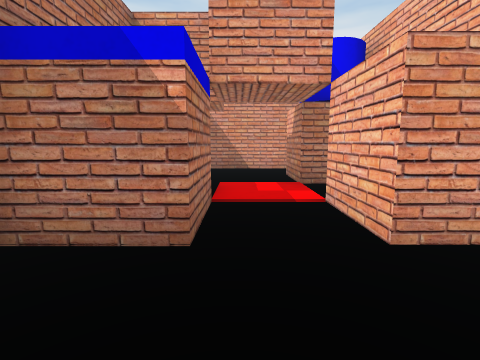
[1] (above)

12 first-person views from a walk through a 3-D level made in the Unity game engine. The camera is 0.51 m above the floor, tilts 8° down and sees 85° across. The floor is counted in squares, 0.5 m on a side. Each view is taken from the middle of a square. On the plan, view 1 faces up. The plan holds only what a view shows up to about 11 squares ahead; the rest is blank.

[2]
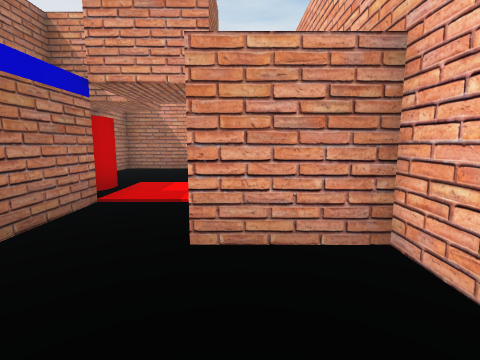

[3]
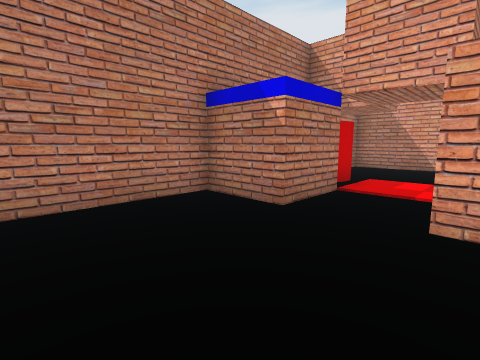

[4]
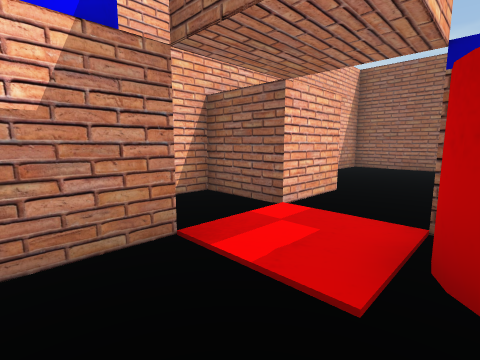

[5]
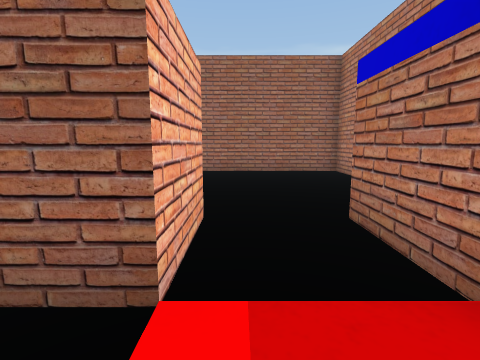

[6]
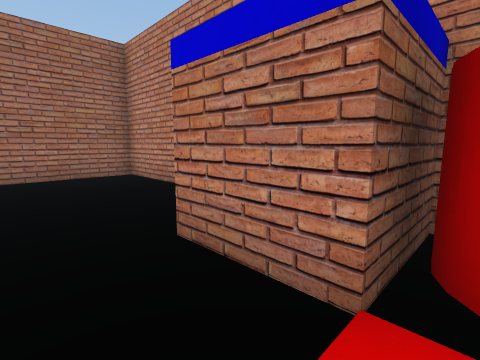

[7]
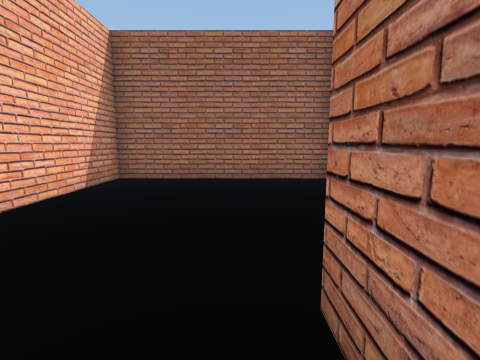

[8]
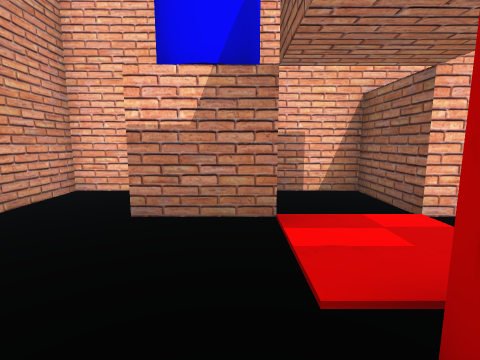

[9]
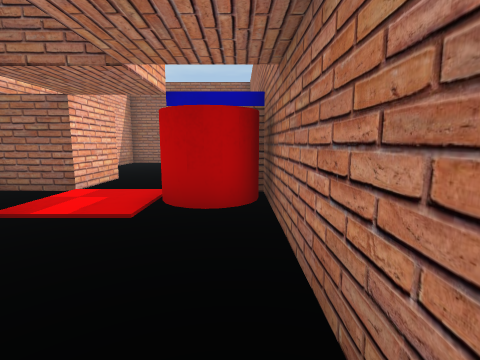

[10]
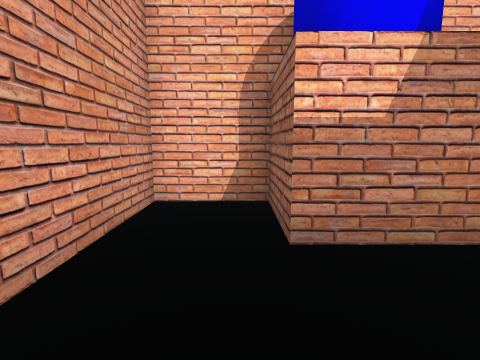

[11]
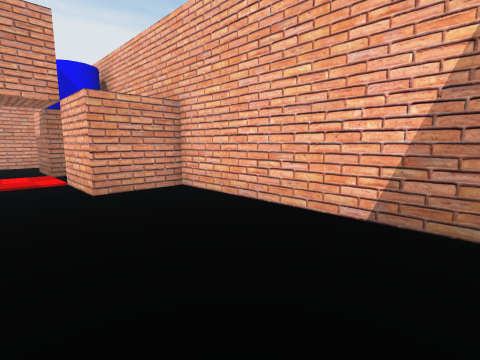

[12]
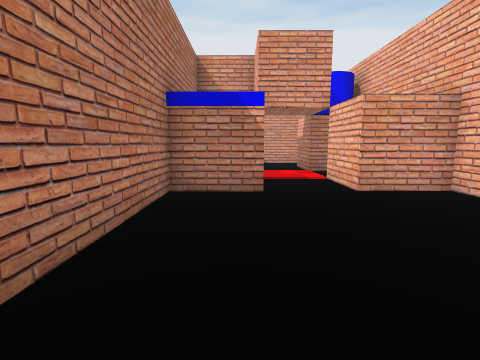

### Floor plan
Ten units are one square. View 1 is at (0, 0); x grows to the right and y downward. Boxes are objects, and circles mark ways between rooms. Rooms are numbered by the first view taken in them; rooms with no view inside come last. Other rooms are left out.
<svg viewBox="-30 -110 70 150">
<path fill="none" stroke="#000" d="M-5 -25 -25 -25 -25 35 35 35 35 -25 15 -25M35 -84 35 -105 -25 -105 -25 -45 -5 -45 -5 -25M15 -25 15 -45 35 -45 35 -62"/>
<rect x="-25" y="-65" width="20" height="20" fill="#bbb"><title>other object</title></rect>
<rect x="15" y="-85" width="20" height="20" fill="#bbb"><title>other object</title></rect>
<circle cx="5" cy="-35" r="3" fill="#2a7"/>
<text x="0" y="0">1</text>
<text x="0" y="-70">2</text>
</svg>
Room 1 opens to room 2.

Where each view was taken, in squares from view 1:
view 1: 0 up, 0 right, facing up
view 2: 0 up, 2 right, facing up
view 3: 1 down, 2 right, facing up-left
view 4: 8 up, 1 left, facing down-right
view 5: 6 up, 1 right, facing down
view 6: 5 up, 1 right, facing down-left
view 7: 4 up, 0 right, facing down
view 8: 7 up, 2 left, facing right
view 9: 10 up, 2 left, facing down
view 10: 9 up, 1 left, facing right
view 11: 3 down, 0 right, facing up-right
view 12: 3 down, 1 left, facing up
